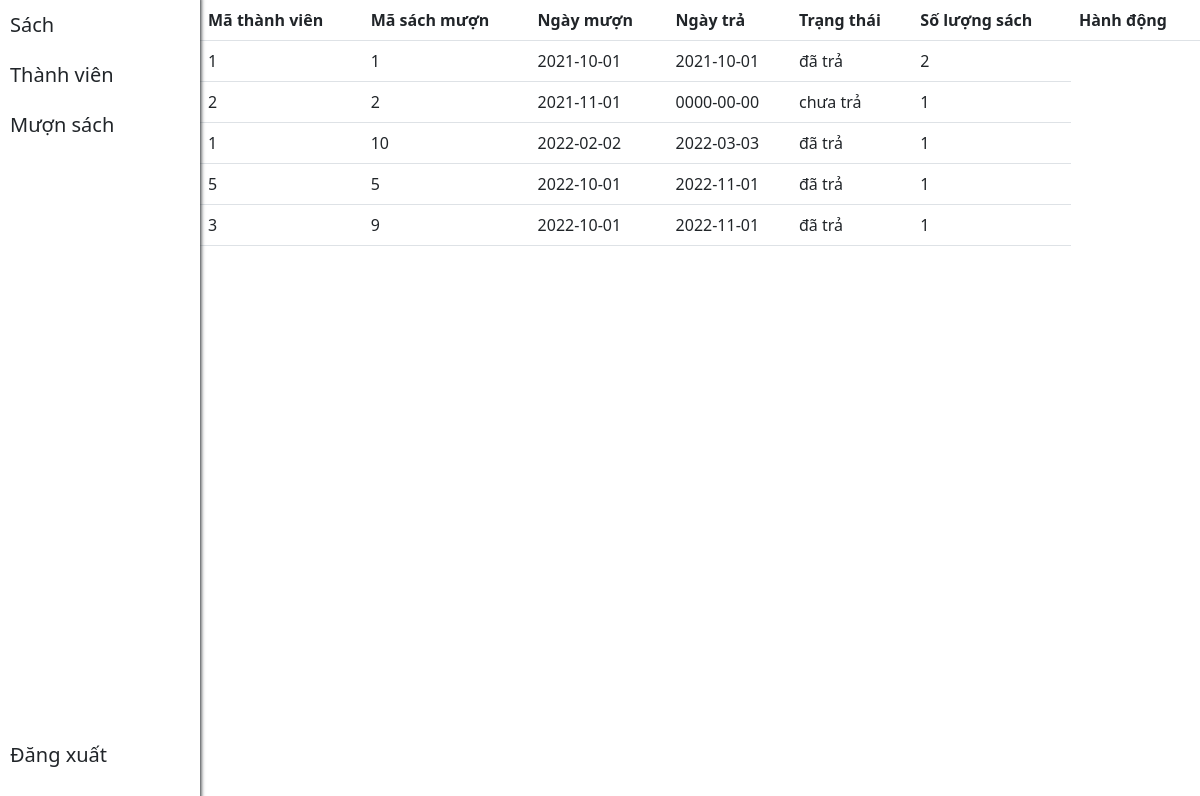
The page /borrow.php on the database its author committed.
### tables this page shows
CREATE TABLE `muonsach` (
  `mathanhvien` int(10) DEFAULT NULL,
  `masach` int(10) DEFAULT NULL,
  `ngaymuon` date NOT NULL,
  `ngaytra` date DEFAULT NULL,
  `trangthai` varchar(50) NOT NULL,
  `soluong` int(10) DEFAULT NULL
);

### database/get.php (called while the page is built)
<?php
function get($sql)
{
    include_once './database/connect.php';
    $stmt = $conn->prepare($sql);
    $stmt->execute();
    $res = $stmt;
    $fun_res = [];
    foreach ($res as $value) {
        array_push($fun_res, (object)$value);
    }
    return $fun_res;
}

### borrow.php (the view, shortened to what this page needs)
<?php
include_once './database/get.php';
$data = get("SELECT * FROM muonsach");
?>
<!DOCTYPE html>
<html lang="en">
<head>
    <link href="https://cdn.jsdelivr.net/npm/bootstrap@5.1.3/dist/css/bootstrap.min.css" rel="stylesheet">
</head>
<body>
    <?php
    include_once './components/sidebar.php';
    ?>
<table class="table">
    <tr>
        <th>Mã thành viên</th>
        <th>Mã sách mượn</th>
        <th>Ngày mượn</th>
        <th>Ngày trả</th>
        <th>Trạng thái </th>
        <th>Số lượng sách</th>
        <th>Hành động</th>
    </tr>
    <?php
    foreach ($data as $muonsach) {
        echo "
        <tr>
            <td>" . $muonsach->mathanhvien . "</td>
            <td>" . $muonsach->masach . "</td>
            <td>" . $muonsach->ngaymuon . "</td>
            <td>" . $muonsach->ngaytra . "</td>
            <td>" . $muonsach->trangthai . "</td>
            <td>" . $muonsach->soluong . "</td>
        </tr>
        ";
    }
    ?>
</table>
</body>
</html>

### components/sidebar.css (style rules this page uses)
.sidebar ~ * { margin-left: 200px; max-width: calc(100vw - 200px); }

### rows shown on the page
muonsach: mathanhvien "1", masach "1", ngaymuon "2021-10-01", ngaytra "2021-10-01", trangthai "đã trả", soluong "2"
muonsach: mathanhvien "2", masach "2", ngaymuon "2021-11-01", ngaytra "0000-00-00", trangthai "chưa trả", soluong "1"
muonsach: mathanhvien "1", masach "10", ngaymuon "2022-02-02", ngaytra "2022-03-03", trangthai "đã trả", soluong "1"
muonsach: mathanhvien "5", masach "5", ngaymuon "2022-10-01", ngaytra "2022-11-01", trangthai "đã trả", soluong "1"
muonsach: mathanhvien "3", masach "9", ngaymuon "2022-10-01", ngaytra "2022-11-01", trangthai "đã trả", soluong "1"
